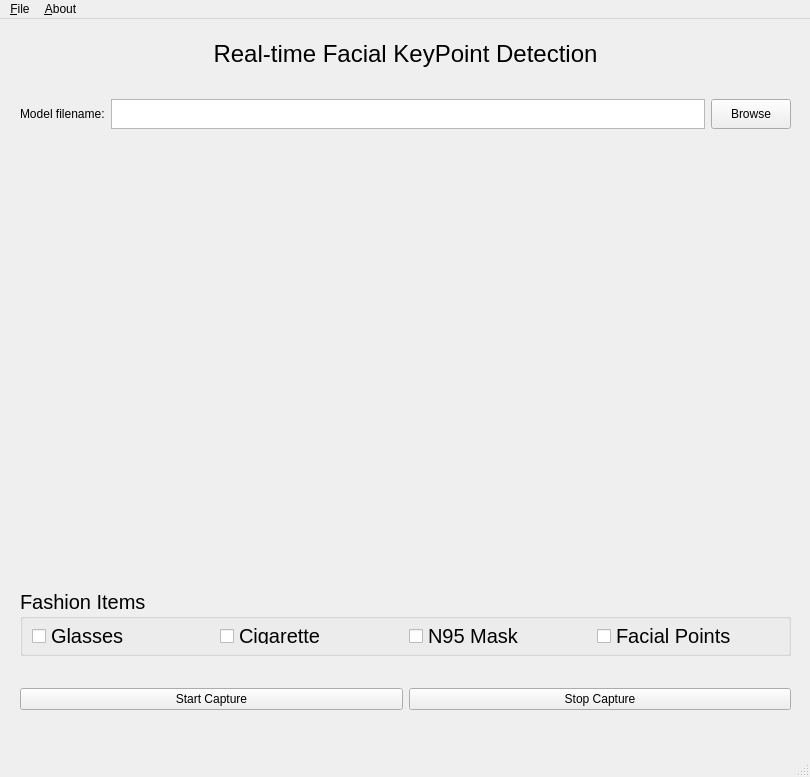
<?xml version="1.0" encoding="UTF-8"?>
<ui version="4.0">
 <class>MainWindow</class>
 <widget class="QMainWindow" name="MainWindow">
  <property name="geometry">
   <rect>
    <x>0</x>
    <y>0</y>
    <width>810</width>
    <height>777</height>
   </rect>
  </property>
  <property name="windowTitle">
   <string>MainWindow</string>
  </property>
  <widget class="QWidget" name="centralwidget">
   <widget class="QWidget" name="horizontalLayoutWidget">
    <property name="geometry">
     <rect>
      <x>20</x>
      <y>70</y>
      <width>771</width>
      <height>51</height>
     </rect>
    </property>
    <layout class="QHBoxLayout" name="horizontalLayout">
     <item>
      <widget class="QLabel" name="label">
       <property name="maximumSize">
        <size>
         <width>16777215</width>
         <height>30</height>
        </size>
       </property>
       <property name="text">
        <string>Model filename:</string>
       </property>
      </widget>
     </item>
     <item>
      <widget class="QTextEdit" name="textEdit_filename">
       <property name="sizePolicy">
        <sizepolicy hsizetype="Expanding" vsizetype="Maximum">
         <horstretch>0</horstretch>
         <verstretch>0</verstretch>
        </sizepolicy>
       </property>
       <property name="maximumSize">
        <size>
         <width>16777215</width>
         <height>30</height>
        </size>
       </property>
      </widget>
     </item>
     <item>
      <widget class="QPushButton" name="pushButton_browse">
       <property name="maximumSize">
        <size>
         <width>16777215</width>
         <height>30</height>
        </size>
       </property>
       <property name="text">
        <string>Browse</string>
       </property>
      </widget>
     </item>
    </layout>
   </widget>
   <widget class="QWidget" name="horizontalLayoutWidget_2">
    <property name="geometry">
     <rect>
      <x>20</x>
      <y>640</y>
      <width>771</width>
      <height>80</height>
     </rect>
    </property>
    <layout class="QHBoxLayout" name="horizontalLayout_2">
     <item>
      <widget class="QPushButton" name="pushButton_StartCapture">
       <property name="text">
        <string>Start Capture</string>
       </property>
      </widget>
     </item>
     <item>
      <widget class="QPushButton" name="pushButton_StopCapture">
       <property name="text">
        <string>Stop Capture</string>
       </property>
      </widget>
     </item>
    </layout>
   </widget>
   <widget class="QWidget" name="verticalLayoutWidget">
    <property name="geometry">
     <rect>
      <x>20</x>
      <y>130</y>
      <width>771</width>
      <height>431</height>
     </rect>
    </property>
    <layout class="QVBoxLayout" name="verticalLayout"/>
   </widget>
   <widget class="QLabel" name="label_3">
    <property name="geometry">
     <rect>
      <x>230</x>
      <y>50</y>
      <width>351</width>
      <height>10</height>
     </rect>
    </property>
    <property name="maximumSize">
     <size>
      <width>16777215</width>
      <height>20</height>
     </size>
    </property>
    <property name="text">
     <string/>
    </property>
   </widget>
   <widget class="QGroupBox" name="groupBox">
    <property name="geometry">
     <rect>
      <x>20</x>
      <y>570</y>
      <width>771</width>
      <height>67</height>
     </rect>
    </property>
    <property name="font">
     <font>
      <pointsize>15</pointsize>
     </font>
    </property>
    <property name="title">
     <string>Fashion Items</string>
    </property>
    <layout class="QHBoxLayout" name="horizontalLayout_3">
     <item>
      <widget class="QCheckBox" name="checkBox_glasses">
       <property name="text">
        <string>Glasses</string>
       </property>
      </widget>
     </item>
     <item>
      <widget class="QCheckBox" name="checkBox_cigarette">
       <property name="text">
        <string>Cigarette</string>
       </property>
      </widget>
     </item>
     <item>
      <widget class="QCheckBox" name="checkBox_n95mask">
       <property name="text">
        <string>N95 Mask</string>
       </property>
      </widget>
     </item>
     <item>
      <widget class="QCheckBox" name="checkBox_fps">
       <property name="text">
        <string>Facial Points</string>
       </property>
      </widget>
     </item>
    </layout>
   </widget>
   <widget class="QWidget" name="horizontalLayoutWidget_3">
    <property name="geometry">
     <rect>
      <x>20</x>
      <y>10</y>
      <width>771</width>
      <height>51</height>
     </rect>
    </property>
    <layout class="QHBoxLayout" name="horizontalLayout_4">
     <item>
      <widget class="QLabel" name="label_2">
       <property name="maximumSize">
        <size>
         <width>16777215</width>
         <height>40</height>
        </size>
       </property>
       <property name="font">
        <font>
         <pointsize>18</pointsize>
        </font>
       </property>
       <property name="text">
        <string>Real-time Facial KeyPoint Detection</string>
       </property>
       <property name="alignment">
        <set>Qt::AlignCenter</set>
       </property>
      </widget>
     </item>
    </layout>
   </widget>
  </widget>
  <widget class="QMenuBar" name="menubar">
   <property name="geometry">
    <rect>
     <x>0</x>
     <y>0</y>
     <width>810</width>
     <height>22</height>
    </rect>
   </property>
   <widget class="QMenu" name="menu_File">
    <property name="title">
     <string>&amp;File</string>
    </property>
    <addaction name="action_Exit"/>
   </widget>
   <widget class="QMenu" name="menu_About">
    <property name="title">
     <string>&amp;About</string>
    </property>
    <addaction name="action_About"/>
   </widget>
   <addaction name="menu_File"/>
   <addaction name="menu_About"/>
  </widget>
  <widget class="QStatusBar" name="statusbar"/>
  <action name="action_Exit">
   <property name="text">
    <string>&amp;Exit</string>
   </property>
  </action>
  <action name="action_About">
   <property name="text">
    <string>&amp;About</string>
   </property>
  </action>
 </widget>
 <resources/>
 <connections/>
</ui>
